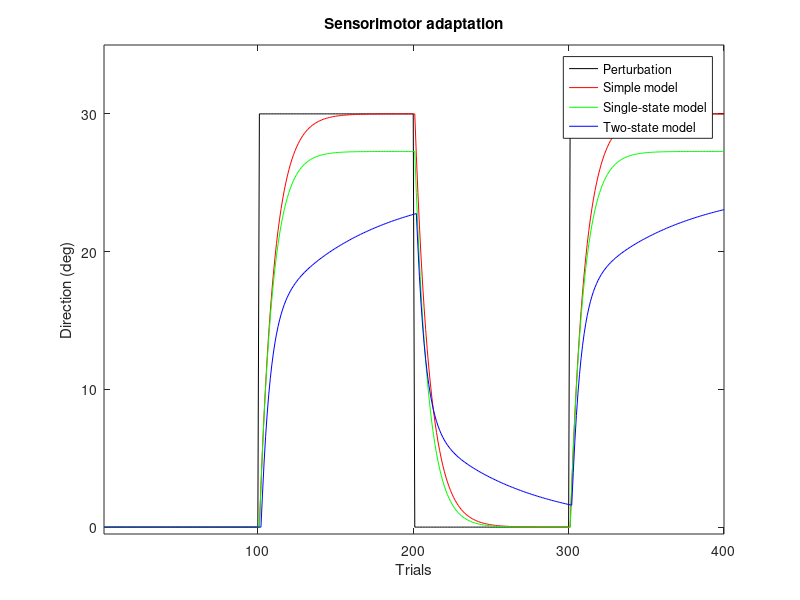
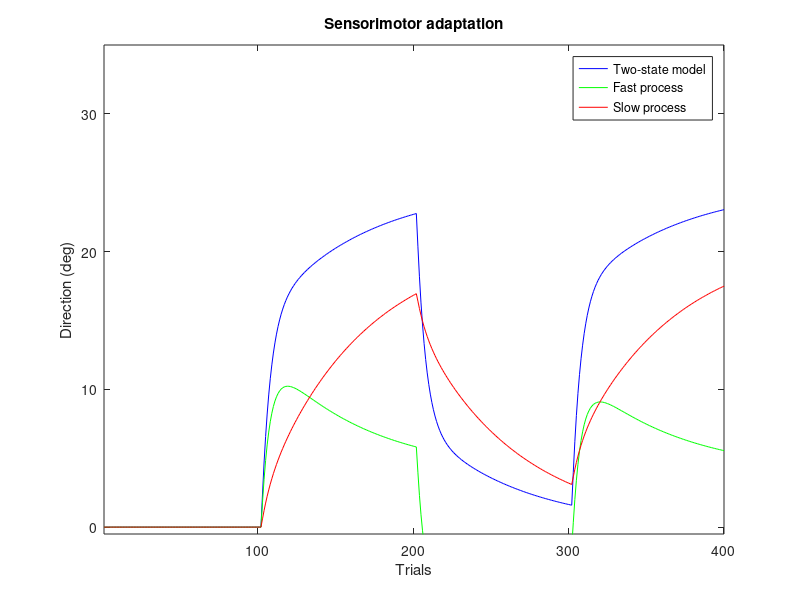

MATLAB code for these plots, in order:
%--------------------------------------------------------------------------
% FEDERAL UNIVERSITY OF UBERLANDIA
% Faculty of Electrical Engineering
% Biomedical Engineering Lab
% Uberlândia, Brazil
% Developed by: Andrei Nakagawa, MSc
% Contact: andrei.ufu@gmail.com
%--------------------------------------------------------------------------
% Description: Models of sensorimotor adaptation
% Based on the slides from Dr. Robert van Beers, lectured in CoSMo 2015
%--------------------------------------------------------------------------
%Number of trials
N = 400;
%Trials
trials = 1:N;
%Perturbation
i0 = 101;
i1 = 200;
%Degree of perturbation
deg = 30;
%Perturbation
perturbation = zeros(1,N);
perturbation(i0:i1) = deg;
perturbation(301:400) = deg;
%--------------------------------------------------------------------------
%simple model
%x(i+1) = x(i) + Be(i)
%x(1) = 0
%Learning rate
B = 0.1;
x = zeros(1,N);
e = zeros(1,N);
for i=2:N
  e(i) = perturbation(i-1) - x(i-1);
  x(i) = x(i-1) + B*e(i);
end
%--------------------------------------------------------------------------
%single-state model
%x(i+1) = Ax(i) + Be(i)
Ass = 0.99; %retention factor
Bss = 0.1; %learning rate
xss = zeros(1,N);
ess = zeros(1,N);
for i=2:N
  ess(i) = perturbation(i-1) - xss(i-1);
  xss(i) = Ass*xss(i-1) + Bss*ess(i);
end
%--------------------------------------------------------------------------
%two-state space model
%Smith, et al. (2006): Interacting adaptive process with different
%timescales underlie short-term motor learning
%x(i+1) = Ax(i) + Be(i)
%There are two hidden states
%x1 (fast state): Learns quickly but has poor retention
%x2 (slow state): Learns slowly but has good retention
%output is the sum of both states
%Therefore:
%x1(i+1) = Af*x1(i) + Bf*e(i)
%x2(i+1) = As*x2(i) + Bs*e(i)
%x(i) = x1(i) + x2(i)
%Bf < Bs, Af < As
Af = 0.92;
Bf = 0.06;
As = 0.995;
Bs = 0.02;
ets = zeros(1,N);
x1ts = zeros(1,N);
x2ts = zeros(1,N);
xts = zeros(1,N);
for i=2:N
    ets(i) = perturbation(i-1) - xts(i-1); %error
    x1ts(i) = Af*x1ts(i-1) + Bf*ets(i-1); %fast process
    x2ts(i) = As*x2ts(i-1) + Bs*ets(i-1); %slow process
    xts(i) = x1ts(i) + x2ts(i); %net adaptation
end
%--------------------------------------------------------------------------
%Plots
figure();
plot(trials,perturbation,'k');
hold on;
plot(trials,x,'r'); %Simple model
plot(trials,xss,'g'); %Single state
plot(trials,xts,'b'); %Two-state
legend('Perturbation','Simple model','Single-state model','Two-state model');
ylim([-0.5, deg+5]);
xlim([min(trials),max(trials)]);
title('Sensorimotor adaptation');
xlabel('Trials');
ylabel('Direction (deg)');

figure();
plot(trials,xts,'b'); %Two-state model -> net adaptation
hold on;
plot(trials,x1ts,'g'); %Two-state model -> fast process
plot(trials,x2ts,'r'); %Two-state model -> slow process
legend('Two-state model', 'Fast process', 'Slow process');
ylim([-0.5, deg+5]);
xlim([min(trials),max(trials)]);
title('Sensorimotor adaptation');
xlabel('Trials');
ylabel('Direction (deg)');
